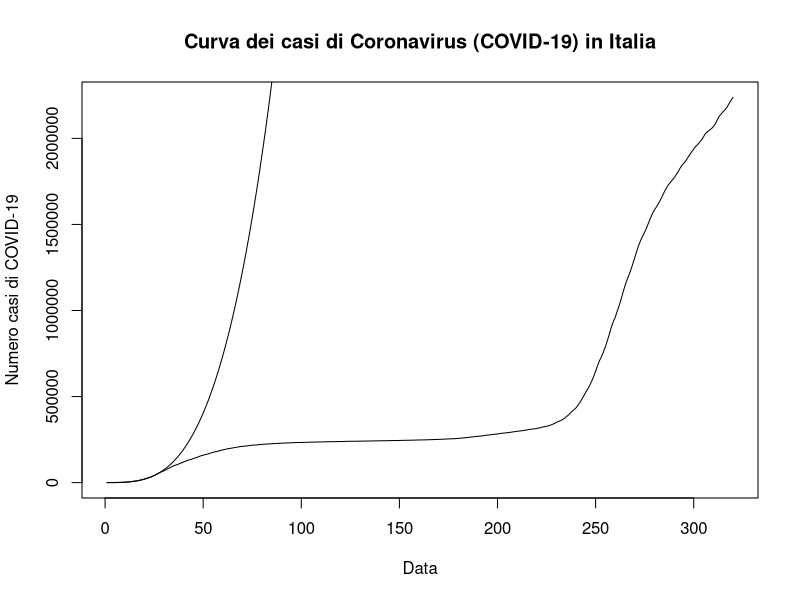
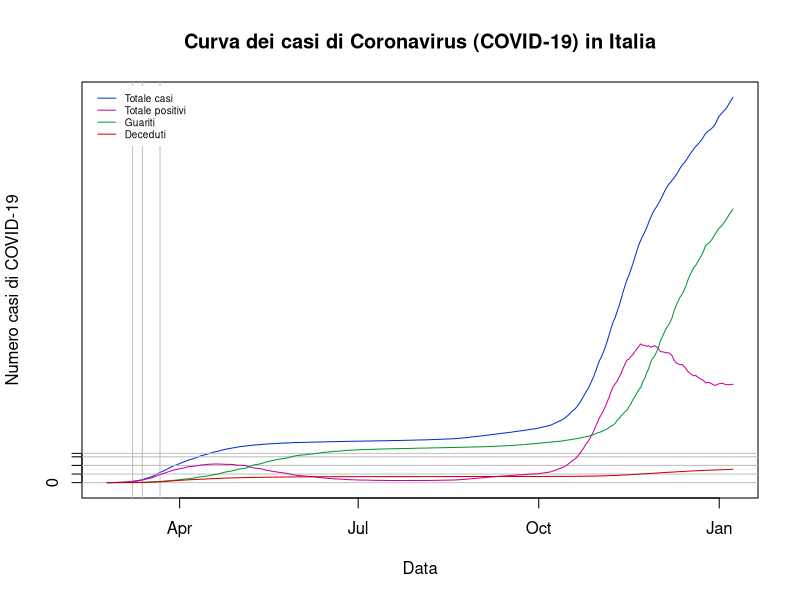

Write the R code that produced these figures, in order. (Note: this script raises an error after producing the figures.)
############################
###SUBSETTING THE REGIONS###
############################
#In this section I create subsets of the dataframe, so that I can analyse regional data
#I also build interesting variables, such as the shares of contagions, deaths, etc.
options(scipen=999) #This will prevent scientific notation in plots' axes
setwd("~/github/covid_19_data")

covid_data <- read.delim("covid_data.csv",sep=",",header=T) #This is my dataset
covid_data$date <- as.Date(covid_data$date)

italia <- subset(covid_data,covid_data$denominazione_regione=="Italia")
n <- length(italia$date) #convenient, because it represents the number of observations
italia$growth_tot <- c(0,diff(italia$totale_casi)/italia$totale_casi[1:n-1]) #Growth rate of total cases
italia$nuovi_terapia_intensiva <- c(0,diff(italia$terapia_intensiva))
italia$growth_ter_int <- c(0,diff(italia$terapia_intensiva)/italia$terapia_intensiva[1:n-1]) #Growth rate of intensive care
italia$nuovi_deceduti <- c(0,diff(italia$deceduti))
italia$growth_dec <- c(0,diff(italia$deceduti)/italia$deceduti[1:n-1]) #Growth rate of deceased
italia$nuovi_guariti <- c(0,diff(italia$dimessi_guariti))
italia$growth_guar <- c(0,diff(italia$dimessi_guariti)/italia$dimessi_guariti[1:n-1]) #Growth rate of recovered

abruzzo <- subset(covid_data,covid_data$denominazione_regione=="Abruzzo")
abruzzo$growth_tot <- c(0,diff(abruzzo$totale_casi)/abruzzo$totale_casi[1:n-1]) #Growth rate of contagions
abruzzo$growth_ter_int <- c(0,diff(abruzzo$terapia_intensiva)/abruzzo$terapia_intensiva[1:n-1]) #Growth rate of intensive care
abruzzo$nuovi_deceduti <- c(0,diff(abruzzo$deceduti))
abruzzo$growth_dec <- c(0,diff(abruzzo$deceduti)/abruzzo$deceduti[1:n-1]) #Growth rate of deceased
abruzzo$share_tot <- abruzzo$totale_casi/italia$totale_casi
abruzzo$share_new <- abruzzo$nuovi_positivi/italia$nuovi_positivi
abruzzo$share_ter_int <- abruzzo$terapia_intensiva/italia$terapia_intensiva
abruzzo$share_dec <- abruzzo$deceduti/italia$deceduti

basilicata <- subset(covid_data,covid_data$denominazione_regione=="Basilicata")
basilicata$growth_tot <- c(0,diff(basilicata$totale_casi)/basilicata$totale_casi[1:n-1]) #Growth rate of contagions
basilicata$growth_ter_int <- c(0,diff(basilicata$terapia_intensiva)/basilicata$terapia_intensiva[1:n-1]) #Growth rate of intensive care
basilicata$nuovi_deceduti <- c(0,diff(basilicata$deceduti))
basilicata$growth_dec <- c(0,diff(basilicata$deceduti)/basilicata$deceduti[1:n-1]) #Growth rate of deceased
basilicata$share_tot <- basilicata$totale_casi/italia$totale_casi
basilicata$share_new <- basilicata$nuovi_positivi/italia$nuovi_positivi
basilicata$share_ter_int <- basilicata$terapia_intensiva/italia$terapia_intensiva
basilicata$share_dec <- basilicata$deceduti/italia$deceduti

calabria <- subset(covid_data,covid_data$denominazione_regione=="Calabria")
calabria$growth_tot <- c(0,diff(calabria$totale_casi)/calabria$totale_casi[1:n-1]) #Growth rate of contagions
calabria$growth_ter_int <- c(0,diff(calabria$terapia_intensiva)/calabria$terapia_intensiva[1:n-1]) #Growth rate of intensive care
calabria$nuovi_deceduti <- c(0,diff(calabria$deceduti))
calabria$growth_dec <- c(0,diff(calabria$deceduti)/calabria$deceduti[1:n-1]) #Growth rate of deceased
calabria$share_tot <- calabria$totale_casi/italia$totale_casi
calabria$share_new <- calabria$nuovi_positivi/italia$nuovi_positivi
calabria$share_ter_int <- calabria$terapia_intensiva/italia$terapia_intensiva
calabria$share_dec <- calabria$deceduti/italia$deceduti

campania <- subset(covid_data,covid_data$denominazione_regione=="Campania")
campania$growth_tot <- c(0,diff(campania$totale_casi)/campania$totale_casi[1:n-1]) #Growth rate of contagions
campania$growth_ter_int <- c(0,diff(campania$terapia_intensiva)/campania$terapia_intensiva[1:n-1]) #Growth rate of intensive care
campania$nuovi_deceduti <- c(0,diff(campania$deceduti))
campania$growth_dec <- c(0,diff(campania$deceduti)/campania$deceduti[1:n-1]) #Growth rate of deceased
campania$share_tot <- campania$totale_casi/italia$totale_casi
campania$share_new <- campania$nuovi_positivi/italia$nuovi_positivi
campania$share_ter_int <- campania$terapia_intensiva/italia$terapia_intensiva
campania$share_dec <- campania$deceduti/italia$deceduti

e_romagna <- subset(covid_data,covid_data$denominazione_regione=="Emilia-Romagna")
e_romagna$growth_tot <- c(0,diff(e_romagna$totale_casi)/e_romagna$totale_casi[1:n-1]) #Growth rate of contagions
e_romagna$growth_ter_int <- c(0,diff(e_romagna$terapia_intensiva)/e_romagna$terapia_intensiva[1:n-1]) #Growth rate of intensive care
e_romagna$nuovi_deceduti <- c(0,diff(e_romagna$deceduti))
e_romagna$growth_dec <- c(0,diff(e_romagna$deceduti)/e_romagna$deceduti[1:n-1]) #Growth rate of deceased
e_romagna$share_tot <- e_romagna$totale_casi/italia$totale_casi
e_romagna$share_new <- e_romagna$nuovi_positivi/italia$nuovi_positivi
e_romagna$share_ter_int <- e_romagna$terapia_intensiva/italia$terapia_intensiva
e_romagna$share_dec <- e_romagna$deceduti/italia$deceduti

fv_giulia <- subset(covid_data,covid_data$denominazione_regione=="Friuli Venezia Giulia")
fv_giulia$growth_tot <- c(0,diff(fv_giulia$totale_casi)/fv_giulia$totale_casi[1:n-1]) #Growth rate of contagions
fv_giulia$growth_ter_int <- c(0,diff(fv_giulia$terapia_intensiva)/fv_giulia$terapia_intensiva[1:n-1]) #Growth rate of intensive care
fv_giulia$nuovi_deceduti <- c(0,diff(fv_giulia$deceduti))
fv_giulia$growth_dec <- c(0,diff(fv_giulia$deceduti)/fv_giulia$deceduti[1:n-1]) #Growth rate of deceased
fv_giulia$share_tot <- fv_giulia$totale_casi/italia$totale_casi
fv_giulia$share_new <- fv_giulia$nuovi_positivi/italia$nuovi_positivi
fv_giulia$share_ter_int <- fv_giulia$terapia_intensiva/italia$terapia_intensiva
fv_giulia$share_dec <- fv_giulia$deceduti/italia$deceduti

lazio <- subset(covid_data,covid_data$denominazione_regione=="Lazio")
lazio$growth_tot <- c(0,diff(lazio$totale_casi)/lazio$totale_casi[1:n-1]) #Growth rate of contagions
lazio$growth_ter_int <- c(0,diff(lazio$terapia_intensiva)/lazio$terapia_intensiva[1:n-1]) #Growth rate of intensive care
lazio$nuovi_deceduti <- c(0,diff(lazio$deceduti))
lazio$growth_dec <- c(0,diff(lazio$deceduti)/lazio$deceduti[1:n-1]) #Growth rate of deceased
lazio$share_tot <- lazio$totale_casi/italia$totale_casi
lazio$share_new <- lazio$nuovi_positivi/italia$nuovi_positivi
lazio$share_ter_int <- lazio$terapia_intensiva/italia$terapia_intensiva
lazio$share_dec <- lazio$deceduti/italia$deceduti

liguria <- subset(covid_data,covid_data$denominazione_regione=="Liguria")
liguria$growth_tot <- c(0,diff(liguria$totale_casi)/liguria$totale_casi[1:n-1]) #Growth rate of contagions
liguria$growth_ter_int <- c(0,diff(liguria$terapia_intensiva)/liguria$terapia_intensiva[1:n-1]) #Growth rate of intensive care
liguria$nuovi_deceduti <- c(0,diff(liguria$deceduti))
liguria$growth_dec <- c(0,diff(liguria$deceduti)/liguria$deceduti[1:n-1]) #Growth rate of deceased
liguria$share_tot <- liguria$totale_casi/italia$totale_casi
liguria$share_new <- liguria$nuovi_positivi/italia$nuovi_positivi
liguria$share_ter_int <- liguria$terapia_intensiva/italia$terapia_intensiva
liguria$share_dec <- liguria$deceduti/italia$deceduti

lombardia <- subset(covid_data,covid_data$denominazione_regione=="Lombardia")
lombardia$growth_tot <- c(0,diff(lombardia$totale_casi)/lombardia$totale_casi[1:n-1]) #Growth rate of contagions
lombardia$growth_ter_int <- c(0,diff(lombardia$terapia_intensiva)/lombardia$terapia_intensiva[1:n-1]) #Growth rate of intensive care
lombardia$nuovi_deceduti <- c(0,diff(lombardia$deceduti))
lombardia$growth_dec <- c(0,diff(lombardia$deceduti)/lombardia$deceduti[1:n-1]) #Growth rate of deceased
lombardia$share_tot <- lombardia$totale_casi/italia$totale_casi
lombardia$share_new <- lombardia$nuovi_positivi/italia$nuovi_positivi
lombardia$share_ter_int <- lombardia$terapia_intensiva/italia$terapia_intensiva
lombardia$share_dec <- lombardia$deceduti/italia$deceduti

marche <- subset(covid_data,covid_data$denominazione_regione=="Marche")
marche$growth_tot <- c(0,diff(marche$totale_casi)/marche$totale_casi[1:n-1]) #Growth rate of contagions
marche$growth_ter_int <- c(0,diff(marche$terapia_intensiva)/marche$terapia_intensiva[1:n-1]) #Growth rate of intensive care
marche$nuovi_deceduti <- c(0,diff(marche$deceduti))
marche$growth_dec <- c(0,diff(marche$deceduti)/marche$deceduti[1:n-1]) #Growth rate of deceased
marche$share_tot <- marche$totale_casi/italia$totale_casi
marche$share_new <- marche$nuovi_positivi/italia$nuovi_positivi
marche$share_ter_int <- marche$terapia_intensiva/italia$terapia_intensiva
marche$share_dec <- marche$deceduti/italia$deceduti

molise <- subset(covid_data,covid_data$denominazione_regione=="Molise")
molise$growth_tot <- c(0,diff(molise$totale_casi)/molise$totale_casi[1:n-1]) #Growth rate of contagions
molise$growth_ter_int <- c(0,diff(molise$terapia_intensiva)/molise$terapia_intensiva[1:n-1]) #Growth rate of intensive care
molise$nuovi_deceduti <- c(0,diff(molise$deceduti))
molise$growth_dec <- c(0,diff(molise$deceduti)/molise$deceduti[1:n-1]) #Growth rate of deceased
molise$share_tot <- molise$totale_casi/italia$totale_casi
molise$share_new <- molise$nuovi_positivi/italia$nuovi_positivi
molise$share_ter_int <- molise$terapia_intensiva/italia$terapia_intensiva
molise$share_dec <- molise$deceduti/italia$deceduti

bolzano <- subset(covid_data,covid_data$denominazione_regione=="P.A. Bolzano")
bolzano$growth_tot <- c(0,diff(bolzano$totale_casi)/bolzano$totale_casi[1:n-1]) #Growth rate of contagions
bolzano$growth_ter_int <- c(0,diff(bolzano$terapia_intensiva)/bolzano$terapia_intensiva[1:n-1]) #Growth rate of intensive care
bolzano$nuovi_deceduti <- c(0,diff(bolzano$deceduti))
bolzano$growth_dec <- c(0,diff(bolzano$deceduti)/bolzano$deceduti[1:n-1]) #Growth rate of deceased
bolzano$share_tot <- bolzano$totale_casi/italia$totale_casi
bolzano$share_new <- bolzano$nuovi_positivi/italia$nuovi_positivi
bolzano$share_ter_int <- bolzano$terapia_intensiva/italia$terapia_intensiva
bolzano$share_dec <- bolzano$deceduti/italia$deceduti

trento <- subset(covid_data,covid_data$denominazione_regione=="P.A. Trento")
trento$growth_tot <- c(0,diff(trento$totale_casi)/trento$totale_casi[1:n-1]) #Growth rate of contagions
trento$growth_ter_int <- c(0,diff(trento$terapia_intensiva)/trento$terapia_intensiva[1:n-1]) #Growth rate of intensive care
trento$nuovi_deceduti <- c(0,diff(trento$deceduti))
trento$growth_dec <- c(0,diff(trento$deceduti)/trento$deceduti[1:n-1]) #Growth rate of deceased
trento$share_tot <- trento$totale_casi/italia$totale_casi
trento$share_new <- trento$nuovi_positivi/italia$nuovi_positivi
trento$share_ter_int <- trento$terapia_intensiva/italia$terapia_intensiva
trento$share_dec <- trento$deceduti/italia$deceduti

piemonte <- subset(covid_data,covid_data$denominazione_regione=="Piemonte")
piemonte$growth_tot <- c(0,diff(piemonte$totale_casi)/piemonte$totale_casi[1:n-1]) #Growth rate of contagions
piemonte$growth_ter_int <- c(0,diff(piemonte$terapia_intensiva)/piemonte$terapia_intensiva[1:n-1]) #Growth rate of intensive care
piemonte$nuovi_deceduti <- c(0,diff(piemonte$deceduti))
piemonte$growth_dec <- c(0,diff(piemonte$deceduti)/piemonte$deceduti[1:n-1]) #Growth rate of deceased
piemonte$share_tot <- piemonte$totale_casi/italia$totale_casi
piemonte$share_new <- piemonte$nuovi_positivi/italia$nuovi_positivi
piemonte$share_ter_int <- piemonte$terapia_intensiva/italia$terapia_intensiva
piemonte$share_dec <- piemonte$deceduti/italia$deceduti

puglia <- subset(covid_data,covid_data$denominazione_regione=="Puglia")
puglia$growth_tot <- c(0,diff(puglia$totale_casi)/puglia$totale_casi[1:n-1]) #Growth rate of contagions
puglia$growth_ter_int <- c(0,diff(puglia$terapia_intensiva)/puglia$terapia_intensiva[1:n-1]) #Growth rate of intensive care
puglia$nuovi_deceduti <- c(0,diff(puglia$deceduti))
puglia$growth_dec <- c(0,diff(puglia$deceduti)/puglia$deceduti[1:n-1]) #Growth rate of deceased
puglia$share_tot <- puglia$totale_casi/italia$totale_casi
puglia$share_new <- puglia$nuovi_positivi/italia$nuovi_positivi
puglia$share_ter_int <- puglia$terapia_intensiva/italia$terapia_intensiva
puglia$share_dec <- puglia$deceduti/italia$deceduti

sardegna <- subset(covid_data,covid_data$denominazione_regione=="Sardegna")
sardegna$growth_tot <- c(0,diff(sardegna$totale_casi)/sardegna$totale_casi[1:n-1]) #Growth rate of contagions
sardegna$growth_ter_int <- c(0,diff(sardegna$terapia_intensiva)/sardegna$terapia_intensiva[1:n-1]) #Growth rate of intensive care
sardegna$nuovi_deceduti <- c(0,diff(sardegna$deceduti))
sardegna$growth_dec <- c(0,diff(sardegna$deceduti)/sardegna$deceduti[1:n-1]) #Growth rate of deceased
sardegna$share_tot <- sardegna$totale_casi/italia$totale_casi
sardegna$share_new <- sardegna$nuovi_positivi/italia$nuovi_positivi
sardegna$share_ter_int <- sardegna$terapia_intensiva/italia$terapia_intensiva
sardegna$share_dec <- sardegna$deceduti/italia$deceduti

sicilia <- subset(covid_data,covid_data$denominazione_regione=="Sicilia")
sicilia$growth_tot <- c(0,diff(sicilia$totale_casi)/sicilia$totale_casi[1:n-1]) #Growth rate of contagions
sicilia$growth_ter_int <- c(0,diff(sicilia$terapia_intensiva)/sicilia$terapia_intensiva[1:n-1]) #Growth rate of intensive care
sicilia$nuovi_deceduti <- c(0,diff(sicilia$deceduti))
sicilia$growth_dec <- c(0,diff(sicilia$deceduti)/sicilia$deceduti[1:n-1]) #Growth rate of deceased
sicilia$share_tot <- sicilia$totale_casi/italia$totale_casi
sicilia$share_new <- sicilia$nuovi_positivi/italia$nuovi_positivi
sicilia$share_ter_int <- sicilia$terapia_intensiva/italia$terapia_intensiva
sicilia$share_dec <- sicilia$deceduti/italia$deceduti

toscana <- subset(covid_data,covid_data$denominazione_regione=="Toscana")
toscana$growth_tot <- c(0,diff(toscana$totale_casi)/toscana$totale_casi[1:n-1]) #Growth rate of contagions
toscana$growth_ter_int <- c(0,diff(toscana$terapia_intensiva)/toscana$terapia_intensiva[1:n-1]) #Growth rate of intensive care
toscana$nuovi_deceduti <- c(0,diff(toscana$deceduti))
toscana$growth_dec <- c(0,diff(toscana$deceduti)/toscana$deceduti[1:n-1]) #Growth rate of deceased
toscana$share_tot <- toscana$totale_casi/italia$totale_casi
toscana$share_new <- toscana$nuovi_positivi/italia$nuovi_positivi
toscana$share_ter_int <- toscana$terapia_intensiva/italia$terapia_intensiva
toscana$share_dec <- toscana$deceduti/italia$deceduti

umbria <- subset(covid_data,covid_data$denominazione_regione=="Umbria")
umbria$growth_tot <- c(0,diff(umbria$totale_casi)/umbria$totale_casi[1:n-1]) #Growth rate of contagions
umbria$growth_ter_int <- c(0,diff(umbria$terapia_intensiva)/umbria$terapia_intensiva[1:n-1]) #Growth rate of intensive care
umbria$nuovi_deceduti <- c(0,diff(umbria$deceduti))
umbria$growth_dec <- c(0,diff(umbria$deceduti)/umbria$deceduti[1:n-1]) #Growth rate of deceased
umbria$share_tot <- umbria$totale_casi/italia$totale_casi
umbria$share_new <- umbria$nuovi_positivi/italia$nuovi_positivi
umbria$share_ter_int <- umbria$terapia_intensiva/italia$terapia_intensiva
umbria$share_dec <- umbria$deceduti/italia$deceduti

v_aosta <- subset(covid_data,covid_data$denominazione_regione=="Valle d'Aosta")
v_aosta$growth_tot <- c(0,diff(v_aosta$totale_casi)/v_aosta$totale_casi[1:n-1]) #Growth rate of contagions
v_aosta$growth_ter_int <- c(0,diff(v_aosta$terapia_intensiva)/v_aosta$terapia_intensiva[1:n-1]) #Growth rate of intensive care
v_aosta$nuovi_deceduti <- c(0,diff(v_aosta$deceduti))
v_aosta$growth_dec <- c(0,diff(v_aosta$deceduti)/v_aosta$deceduti[1:n-1]) #Growth rate of deceased
v_aosta$share_tot <- v_aosta$totale_casi/italia$totale_casi
v_aosta$share_new <- v_aosta$nuovi_positivi/italia$nuovi_positivi
v_aosta$share_ter_int <- v_aosta$terapia_intensiva/italia$terapia_intensiva
v_aosta$share_dec <- v_aosta$deceduti/italia$deceduti

veneto <- subset(covid_data,covid_data$denominazione_regione=="Veneto")
veneto$growth_tot <- c(0,diff(veneto$totale_casi)/veneto$totale_casi[1:n-1]) #Growth rate of contagions
veneto$growth_ter_int <- c(0,diff(veneto$terapia_intensiva)/veneto$terapia_intensiva[1:n-1]) #Growth rate of intensive care
veneto$nuovi_deceduti <- c(0,diff(veneto$deceduti))
veneto$growth_dec <- c(0,diff(veneto$deceduti)/veneto$deceduti[1:n-1]) #Growth rate of deceased
veneto$share_tot <- veneto$totale_casi/italia$totale_casi
veneto$share_new <- veneto$nuovi_positivi/italia$nuovi_positivi
veneto$share_ter_int <- veneto$terapia_intensiva/italia$terapia_intensiva
veneto$share_dec <- veneto$deceduti/italia$deceduti
############################
############################
############################

###Analysis of the data for Italy###
###Comparing the curve of total cases in Italy to an exponential curve
x <- c(1:length(italia$date))
plot(totale_casi~x,italia,type="l",col="black",xlab="Data",ylab="Numero casi di COVID-19",main="Curva dei casi di Coronavirus (COVID-19) in Italia")
lines(x^3.3) #Exponential compatible with the Italian curve

###Components of total cases - Lines
jpeg('totale_casi.jpg')
marks <- c(0,50000,100000,150000,170000) #These are marks that I want to force in the y axis instead of the defaults drawn by R
plot(totale_casi~date,italia,type="l",col="#0033CC",yaxt="n",xlab="Data",ylab="Numero casi di COVID-19",main="Curva dei casi di Coronavirus (COVID-19) in Italia")
axis(2,at=marks,labels=marks) #The axis function draws the marks and labels that I have set before
abline(h=c(0,50000,100000,150000,170000),v=italia$date[c(14,19,28)],col=c("grey")) #Horizontal lines where the marks are drawn, and vertical ones for specific dates
lines(totale_positivi~date,italia,type="l",pch=20,col="#CC0099")
lines(dimessi_guariti~date,italia,type="l",pch=1,col="#009933")
lines(deceduti~date,italia,type="l",pch=20,col="#CC0000")
legend("topleft",legend=c("Totale casi","Totale positivi","Guariti","Deceduti"),col=c("#0033CC","#CC0099","#009933","#CC0000"),box.lty=0,lty=1,cex=0.6,inset=c(0.01,0.01)) #Adding a legend without visible box (the legend is drawn in the top-left corner of the graph region and it is displaced to the right and centre by 0.01 (the inset() option))
dev.off()

###Components of total cases - Barplot + line
#Here the bars are stacked, so that the final height represents the number of total cases (and I draw the relative line to mark it)
barplot(as.matrix(italia[,c(11,14,15)])~date,xlab="Data",ylab="Numero casi di COVID-19",main="Curva dei casi di Coronavirus (COVID-19) in Italia") #I treat the data of interest as a matrix, because it allows me to draw a stacked barplot)
barplot_casi <- barplot(as.matrix(italia[,c(14,15,11)])~italia$date,xaxt="n",xlab="Data",ylab="Numero casi di COVID-19",main="Curva dei casi di Coronavirus (COVID-19) in Italia") #I treat the data of interest as a matrix, because it allows me to draw a stacked barplot). I also give the barplot a name so that I can use it afterwards, to draw the juxtaposed line over the correct bars in the barplot
lines(x=barplot_casi,y=italia$totale_casi)
utili <- c(1,19,24,27,35,43,51)
axis(1,at=utili,labels=italia$date[utili])

jpeg('totale_bar.jpg')
###Components of total cases - Barplot + line (coloured)
#Here the bars are stacked, so that the final height represents the number of total cases (and I draw the relative line to mark it)
bar_colours <- c("#FF6633","#33FF66","#3399FF")
barplot(as.matrix(italia[,c(11,14,15)])~italia$date,xaxt="n",yaxt="n",xlab="Data",ylab="Numero casi di COVID-19",main="Curva dei casi di Coronavirus (COVID-19) in Italia") #I treat the data of interest as a matrix, because it allows me to draw a stacked barplot)
barplot_casi <- barplot(as.matrix(italia[,c(15,14,11)])~italia$date,col=bar_colours,xaxt="n",yaxt="n",xlab="",ylab="Numero casi di COVID-19",main="Curva dei casi di Coronavirus (COVID-19) in Italia") #I treat the data of interest as a matrix, because it allows me to draw a stacked barplot). I also give the barplot a name so that I can use it afterwards, to draw the juxtaposed line over the correct bars in the barplot
lines(x=barplot_casi,y=italia$totale_casi,col="#FF00CC")
axis(2,at=marks,labels=marks,cex.axis=.7) #The axis function draws the marks and labels that I have set before
utili <- barplot_casi
axis(1,at=utili,labels=italia$date,gap.axis=.5,las=2,cex.axis=.7)
legend("topleft",legend=c("Deceduti","Guariti","Totale positivi","Totale casi"),col=c("#FF6633","#33FF66","#3399FF","#FF00CC"),box.lty=0,lty=c(5,5,5,1),lwd=c(4,4,4,1),cex=0.6,inset=c(0.01,0.01)) #Adding a legend without visible box (the legend is drawn in the top-left corner of the graph region and it is displaced to the right and centre by 0.01 (the inset() option))
dev.off()

###Deaths, intensive care and recoverings
jpeg('guariti_deceduti.jpg')
marks_2 <- c(0,5000,15000,30000,45000) #These are marks that I want to force in the y axis instead of the defaults drawn by R
plot(terapia_intensiva~date,italia,type="l",col="#FF6633",ylim=c(0,max(italia$dimessi_guariti)),xlab="Data",ylab="",main="Curve di ricoverati in terapia intensiva, \nguariti e morti di Coronavirus (COVID-19) in Italia")
axis(2,at=marks_2,labels=marks_2) #The axis function draws the marks and labels that I have set before
abline(h=c(0,5000,15000,30000,45000),v=italia$date[c(7,21,38,52)],col=c("grey")) #Horizontal lines where the marks are drawn, and vertical ones for specific dates
lines(dimessi_guariti~date,italia,type="l",pch=20,col="#009933")
lines(deceduti~date,italia,type="l",pch=20,col="#CC0000")
legend("topleft",legend=c("Terapia intensiva","Guariti","Deceduti"),col=c("#FF6633","#009933","#CC0000"),box.lty=0,lty=1,cex=0.6,inset=c(0.01,0.01)) #Adding a legend without visible box (the legend is drawn in the top-left corner of the graph region and it is displaced to the right and centre by 0.01 (the inset() option))
dev.off()

###Daily cases, deaths, intensive care and recoverings
jpeg('nuovi_guariti_deceduti.jpg')
marks_3 <- seq(0,6000,500) #These are marks that I want to force in the y axis instead of the defaults drawn by R
plot(nuovi_positivi~date,italia,type="l",col="#3399FF",yaxt="n",ylim=c(0,max(italia$nuovi_positivi)),xlab="Data",ylab="",main="Curve di ricoverati in terapia intensiva, \nguariti e morti di Coronavirus (COVID-19) in Italia")
axis(2,at=marks_3,labels=marks_3) #The axis function draws the marks and labels that I have set before
abline(h=marks_3,v=italia$date[c(7,21,38,52)],col=c("grey")) #Horizontal lines where the marks are drawn, and vertical ones for specific dates
lines(nuovi_guariti~date,italia,type="l",pch=20,col="#33FF66")
lines(nuovi_deceduti~date,italia,type="l",pch=20,col="#FF6633")
lines(nuovi_terapia_intensiva~date,italia,type="l",pch=20,col="#CC9933")
legend("topleft",legend=c("Nuovi positivi","Nuovi guariti","Nuovi deceduti","Nuovi ricoveri in terapia intensiva"),col=c("#3399FF","#33FF66","#FF6633","#CC9933"),box.lty=0,lty=1,cex=0.6,inset=c(0.01,0.01)) #Adding a legend without visible box (the legend is drawn in the top-left corner of the graph region and it is displaced to the right and centre by 0.01 (the inset() option))
dev.off()

plot(totale_positivi~date,italia,type="l",col="#FF6633",ylim=c(0,max(italia$totale_positivi)),xlab="Data",ylab="",main="Curve di ricoverati in terapia intensiva, \nguariti e morti di Coronavirus (COVID-19) in Italia")


plot(growth_tot~date,italia,type="l")
plot(growth_ter_int~date,italia,type="l")
plot(growth_dec~date,italia,type="l")
plot(growth_guar~date,italia,type="l")
plot(nuovi_positivi~date,italia,type="l")
plot(terapia_intensiva~date,italia,type="l")
plot(deceduti~date,italia,type="l")

plot(ts(italia$totale_positivi,1,length(levels(italia$date_new)))) #Italy: plot of total contagions treating the data as time series
plot(ts(italia$nuovi_positivi,1,length(levels(italia$date_new)))) #Italy: plot of new contagions treating the data as time series
growth_it <- diff(italia$totale_positivi)/italia$totale_positivi[1:(length(italia$totale_positivi)-1)] #Growth rate of contagions
plot(growth_it,type="l")
plot(italia$deceduti,type="l") #Italy: plot of deceased
plot(growth_d_it,type="l")
share_ic <- round(italia$terapia_intensiva/italia$totale_positivi,2) #Persons in intensive care as a percentage of total contagions (also counting deaths)
plot(share_ic,type="l")


#Regional data analysis
regions <- levels(covid_reg$denominazione_regione)

#Comparing actual contagions in various regions 
plot(totale_positivi~date,italia,type="b",pch=20,col="green",ylim=c(0,90000),ylab=("Attualmente contagiati"),xlab="Data")
lines(totale_positivi~date,lombardia,type="b",pch=10,col="red")
lines(totale_positivi~date,veneto,type="b",pch=1,col="orange")
lines(totale_positivi~date,e_romagna,type="b",pch="*",col="black")
lines(totale_positivi~date,sicilia,type="b",pch=18,col="blue")
grid(nx=NA,ny=NULL,col="light grey",lty=1)
abline(h=latest_italia$totale_positivi,col="purple")

#Comparing total contagions in various regions 
plot(totale_casi~date,italia,type="b",pch=20,col="green",ylim=c(0,100000),ylab=("Totale casi"),xlab="Data")
lines(totale_casi~date,lombardia,type="b",pch=10,col="red")
lines(totale_casi~date,veneto,type="b",pch=1,col="orange")
lines(totale_casi~date,e_romagna,type="b",pch="*",col="black")
lines(totale_casi~date,sicilia,type="b",pch=18,col="blue")
grid(nx=NA,ny=NULL,col="light grey",lty=1)
abline(h=latest_italia$totale_casi,col="purple")

#Comparing the growth rate of contagions in various regions
plot(growth_it,type="b",pch=20,col="green")
abline(h=mean(growth_it),lty=3) #dotted line at the mean growth of contagions
lines(growth_lom,type="b",pch=10,col="red")
lines(growth_ven,type="b",pch=1,col="orange")
lines(growth_erom,type="b",pch="*",col="black")
lines(growth_sic,type="b",pch=18,col="blue")
grid(nx=NA,ny=NULL,col="light grey",lty=1)


table(sicilia$totale_positivi)
plot(ts(lombardia$totale_positivi,1,length(levels(italia$date_new)))) #Lombardia plot treating the data as time series
plot(ts(lombardia$nuovi_positivi,1,length(levels(italia$date_new)))) #Lombardia plot treating the data as time series

